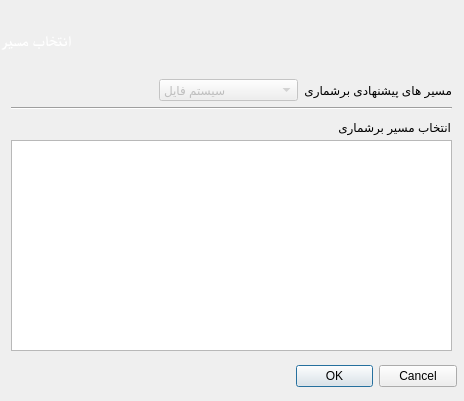
<?xml version="1.0" encoding="UTF-8"?>
<ui version="4.0">
 <class>PathSelect</class>
 <widget class="QDialog" name="PathSelect">
  <property name="geometry">
   <rect>
    <x>0</x>
    <y>0</y>
    <width>464</width>
    <height>401</height>
   </rect>
  </property>
  <property name="sizePolicy">
   <sizepolicy hsizetype="Fixed" vsizetype="Fixed">
    <horstretch>0</horstretch>
    <verstretch>0</verstretch>
   </sizepolicy>
  </property>
  <property name="windowTitle">
   <string>ضد‌بد‌افزار</string>
  </property>
  <property name="styleSheet">
   <string notr="true">#PathSelect
{
	
	background-image: url(:/image/backForm.png);
}</string>
  </property>
  <widget class="QDialogButtonBox" name="buttonBox">
   <property name="geometry">
    <rect>
     <x>296</x>
     <y>360</y>
     <width>161</width>
     <height>32</height>
    </rect>
   </property>
   <property name="orientation">
    <enum>Qt::Horizontal</enum>
   </property>
   <property name="standardButtons">
    <set>QDialogButtonBox::Cancel|QDialogButtonBox::Ok</set>
   </property>
  </widget>
  <widget class="QLabel" name="pathselectheader">
   <property name="geometry">
    <rect>
     <x>-60</x>
     <y>-10</y>
     <width>531</width>
     <height>71</height>
    </rect>
   </property>
   <property name="lineWidth">
    <number>0</number>
   </property>
   <property name="text">
    <string/>
   </property>
   <property name="textFormat">
    <enum>Qt::PlainText</enum>
   </property>
   <property name="pixmap">
    <pixmap resource="sorce.qrc">:/icons/header.png</pixmap>
   </property>
   <property name="scaledContents">
    <bool>true</bool>
   </property>
  </widget>
  <widget class="QLabel" name="label">
   <property name="geometry">
    <rect>
     <x>0</x>
     <y>20</y>
     <width>71</width>
     <height>41</height>
    </rect>
   </property>
   <property name="font">
    <font>
     <family>Times New Roman</family>
     <pointsize>11</pointsize>
     <weight>75</weight>
     <bold>true</bold>
    </font>
   </property>
   <property name="styleSheet">
    <string notr="true">color: rgb(255, 255, 255);</string>
   </property>
   <property name="text">
    <string>انتخاب مسیر</string>
   </property>
  </widget>
  <widget class="QWidget" name="layoutWidget">
   <property name="geometry">
    <rect>
     <x>10</x>
     <y>116</y>
     <width>441</width>
     <height>22</height>
    </rect>
   </property>
   <layout class="QHBoxLayout" name="horizontalLayout_3">
    <item>
     <spacer name="horizontalSpacer_3">
      <property name="orientation">
       <enum>Qt::Horizontal</enum>
      </property>
      <property name="sizeHint" stdset="0">
       <size>
        <width>348</width>
        <height>20</height>
       </size>
      </property>
     </spacer>
    </item>
    <item>
     <widget class="QLabel" name="mbr_Label">
      <property name="text">
       <string>انتخاب مسیر برشماری</string>
      </property>
     </widget>
    </item>
   </layout>
  </widget>
  <widget class="QTreeView" name="treeView_SelectPathScan">
   <property name="geometry">
    <rect>
     <x>11</x>
     <y>140</y>
     <width>441</width>
     <height>211</height>
    </rect>
   </property>
  </widget>
  <widget class="Line" name="line">
   <property name="geometry">
    <rect>
     <x>11</x>
     <y>100</y>
     <width>441</width>
     <height>16</height>
    </rect>
   </property>
   <property name="orientation">
    <enum>Qt::Horizontal</enum>
   </property>
  </widget>
  <widget class="QWidget" name="layoutWidget">
   <property name="geometry">
    <rect>
     <x>11</x>
     <y>79</y>
     <width>441</width>
     <height>22</height>
    </rect>
   </property>
   <layout class="QHBoxLayout" name="horizontalLayout_2">
    <item>
     <spacer name="horizontalSpacer_2">
      <property name="orientation">
       <enum>Qt::Horizontal</enum>
      </property>
      <property name="sizeHint" stdset="0">
       <size>
        <width>338</width>
        <height>20</height>
       </size>
      </property>
     </spacer>
    </item>
    <item>
     <widget class="QComboBox" name="comboBox_ScanType">
      <property name="enabled">
       <bool>false</bool>
      </property>
      <item>
       <property name="text">
        <string>سیستم فایل</string>
       </property>
      </item>
      <item>
       <property name="text">
        <string>حافظه</string>
       </property>
      </item>
      <item>
       <property name="text">
        <string>حافظه و سیستم فایل</string>
       </property>
      </item>
     </widget>
    </item>
    <item>
     <widget class="QLabel" name="sbr_Label">
      <property name="text">
       <string>مسیر های پیشنهادی برشماری</string>
      </property>
     </widget>
    </item>
   </layout>
  </widget>
 </widget>
 <resources>
  <include location="sorce.qrc"/>
 </resources>
 <connections>
  <connection>
   <sender>buttonBox</sender>
   <signal>accepted()</signal>
   <receiver>PathSelect</receiver>
   <slot>accept()</slot>
   <hints>
    <hint type="sourcelabel">
     <x>248</x>
     <y>254</y>
    </hint>
    <hint type="destinationlabel">
     <x>157</x>
     <y>274</y>
    </hint>
   </hints>
  </connection>
  <connection>
   <sender>buttonBox</sender>
   <signal>rejected()</signal>
   <receiver>PathSelect</receiver>
   <slot>reject()</slot>
   <hints>
    <hint type="sourcelabel">
     <x>316</x>
     <y>260</y>
    </hint>
    <hint type="destinationlabel">
     <x>286</x>
     <y>274</y>
    </hint>
   </hints>
  </connection>
 </connections>
</ui>
